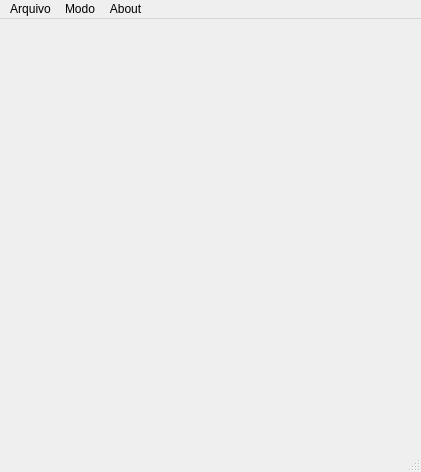
<?xml version="1.0" encoding="UTF-8"?>
<ui version="4.0">
 <class>RestaUm</class>
 <widget class="QMainWindow" name="RestaUm">
  <property name="geometry">
   <rect>
    <x>0</x>
    <y>0</y>
    <width>421</width>
    <height>472</height>
   </rect>
  </property>
  <property name="windowTitle">
   <string>RestaUm</string>
  </property>
  <widget class="QWidget" name="centralWidget"/>
  <widget class="QMenuBar" name="menuBar">
   <property name="geometry">
    <rect>
     <x>0</x>
     <y>0</y>
     <width>421</width>
     <height>20</height>
    </rect>
   </property>
   <widget class="QMenu" name="menuArquivo">
    <property name="title">
     <string>Arquivo</string>
    </property>
    <addaction name="actionNovo"/>
    <addaction name="actionSair"/>
   </widget>
   <widget class="QMenu" name="menuModo">
    <property name="title">
     <string>Modo</string>
    </property>
    <addaction name="actionTradicional"/>
    <addaction name="actionCruz"/>
    <addaction name="actionMais"/>
    <addaction name="actionBanquinho"/>
    <addaction name="actionTriangulo"/>
    <addaction name="actionLosango"/>
   </widget>
   <widget class="QMenu" name="menuAbout">
    <property name="title">
     <string>About</string>
    </property>
    <addaction name="actionAjuda"/>
    <addaction name="actionSobre"/>
   </widget>
   <addaction name="menuArquivo"/>
   <addaction name="menuModo"/>
   <addaction name="menuAbout"/>
  </widget>
  <widget class="QStatusBar" name="statusBar"/>
  <action name="actionNovo">
   <property name="text">
    <string>Novo</string>
   </property>
  </action>
  <action name="actionSair">
   <property name="text">
    <string>Sair</string>
   </property>
  </action>
  <action name="actionTradicional">
   <property name="checkable">
    <bool>true</bool>
   </property>
   <property name="text">
    <string>Tradicional</string>
   </property>
  </action>
  <action name="actionCruz">
   <property name="checkable">
    <bool>true</bool>
   </property>
   <property name="text">
    <string>Cruz</string>
   </property>
  </action>
  <action name="actionBanquinho">
   <property name="checkable">
    <bool>true</bool>
   </property>
   <property name="text">
    <string>Banquinho</string>
   </property>
  </action>
  <action name="actionTriangulo">
   <property name="checkable">
    <bool>true</bool>
   </property>
   <property name="text">
    <string>Triangulo</string>
   </property>
  </action>
  <action name="actionMais">
   <property name="checkable">
    <bool>true</bool>
   </property>
   <property name="text">
    <string>Mais</string>
   </property>
  </action>
  <action name="actionFlecha">
   <property name="text">
    <string>Flecha</string>
   </property>
  </action>
  <action name="actionLosango">
   <property name="checkable">
    <bool>true</bool>
   </property>
   <property name="text">
    <string>Losango</string>
   </property>
  </action>
  <action name="actionAjuda">
   <property name="text">
    <string>Ajuda</string>
   </property>
  </action>
  <action name="actionSobre">
   <property name="text">
    <string>Sobre</string>
   </property>
  </action>
 </widget>
 <layoutdefault spacing="6" margin="11"/>
 <resources/>
 <connections/>
</ui>
